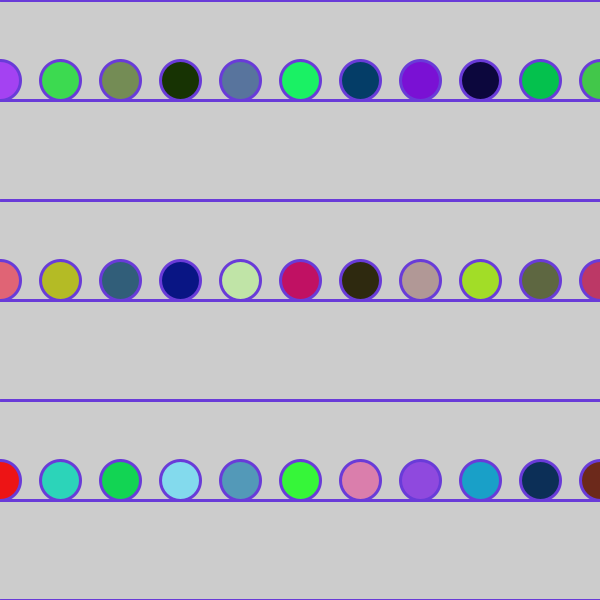
Frame 1 (no input)
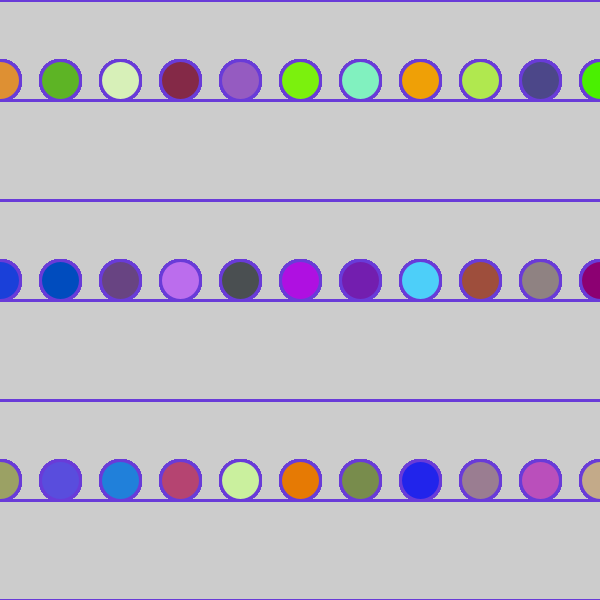
Frame 60 (the mouse pressed at the canvas centre just before this capture)
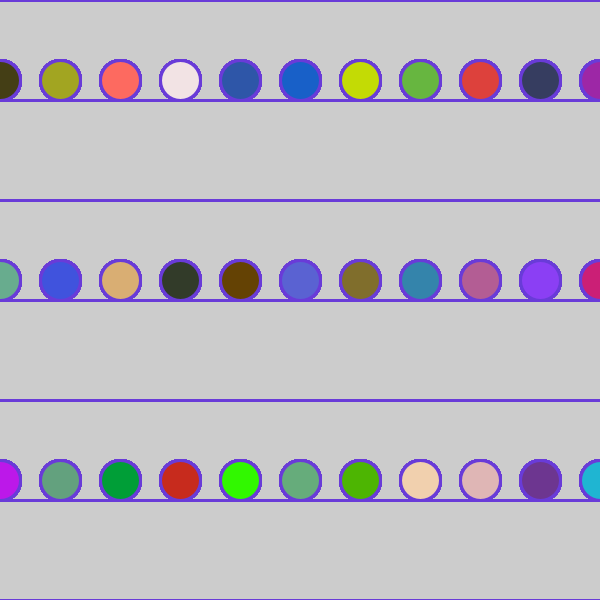
Frame 120 (the mouse held since frame 60 and released just before this capture)

The Processing sketch that drew these frames (run headless with seeded random() and noise(); from frame 60 on, the mouse is pressed at the canvas centre):

// Processing sketch: Ejercicio_22
// ── Ejercicio_22.pde
int numeroLineas=6;
int distanciaLineas=600/numeroLineas;
int numeroCirculos=10;
int circulosY=80;
int distanciaCirculosX=600/numeroCirculos;
int distanciaCirculosY=600/3;

void setup(){
 size(600,600); 
}

void draw(){
  strokeWeight(3);
 dibujarLineas();
 dibujarCirculos();
}

public void dibujarLineas(){
  int y=0;
  do{
    stroke(#693BD8);
   line(0,y,width,y);
   y=y+distanciaLineas;
  }
  while(y<=height);
}

public void dibujarCirculos(){
  int y=circulosY;
  do{
  int x=0;
  do{
float r=random(255);
float g=random(255);
float b=random(255);
fill(r,g,b);
   ellipse(x,y,40,40);
   x=x+distanciaCirculosX;
  }
  while(x<=width);
  y=y+distanciaCirculosY;
  }
  while(y<height);
  
}
